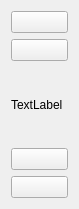
<?xml version="1.0" encoding="UTF-8"?>
<ui version="4.0">
 <class>TwoWayButton</class>
 <widget class="QWidget" name="TwoWayButton">
  <property name="geometry">
   <rect>
    <x>0</x>
    <y>0</y>
    <width>79</width>
    <height>209</height>
   </rect>
  </property>
  <property name="windowTitle">
   <string>Form</string>
  </property>
  <layout class="QGridLayout" name="gridLayout">
   <item row="0" column="0">
    <widget class="QPushButton" name="pushButton">
     <property name="text">
      <string/>
     </property>
     <property name="icon">
      <iconset resource="resources.qrc">
       <normaloff>:/resources/icons8-double-up-96.png</normaloff>:/resources/icons8-double-up-96.png</iconset>
     </property>
    </widget>
   </item>
   <item row="1" column="0">
    <widget class="QPushButton" name="pushButton_2">
     <property name="text">
      <string/>
     </property>
     <property name="icon">
      <iconset resource="resources.qrc">
       <normaloff>:/resources/icons8-chevron-up-100.png</normaloff>:/resources/icons8-chevron-up-100.png</iconset>
     </property>
    </widget>
   </item>
   <item row="2" column="0">
    <widget class="QLabel" name="label">
     <property name="text">
      <string>TextLabel</string>
     </property>
    </widget>
   </item>
   <item row="3" column="0">
    <widget class="QPushButton" name="pushButton_4">
     <property name="text">
      <string/>
     </property>
     <property name="icon">
      <iconset resource="resources.qrc">
       <normaloff>:/resources/icons8-chevron-down-100.png</normaloff>:/resources/icons8-chevron-down-100.png</iconset>
     </property>
    </widget>
   </item>
   <item row="4" column="0">
    <widget class="QPushButton" name="pushButton_3">
     <property name="text">
      <string/>
     </property>
     <property name="icon">
      <iconset resource="resources.qrc">
       <normaloff>:/resources/icons8-double-down-96.png</normaloff>:/resources/icons8-double-down-96.png</iconset>
     </property>
    </widget>
   </item>
  </layout>
 </widget>
 <resources>
  <include location="resources.qrc"/>
 </resources>
 <connections/>
</ui>
